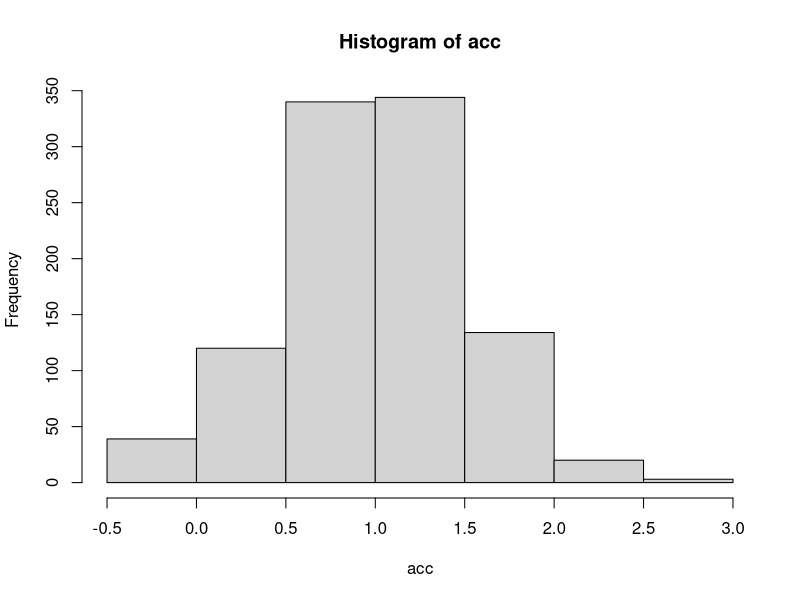

Write R code to recreate this figure.
# Rejection Sampling, Song Liu (song.liu@bristol.ac.uk)
# The following code is for educational purpose only. All rights reserved. 

# number of simulations we want from the distribution. 
n_max = 1000

# density function of the distribution we would like to simulate
pdf <- function(x){
  # your density function does not have to be normalized. 
  return(exp(-(x-1)^2/.5))
}

# a vector, storing all accepted samples. 
acc <- c()
# number of accepted samples
n <- 0
# M, a constant required for rejection sampling. 
M <- 200
while(n < n_max){
  # draw a sample from uniform distribution
  u <- runif(1)
  # draw a sample from standard normal dist. 
  x <- rnorm(1)
  
  # check, do we accept or reject? 
  if(pdf(x)/dnorm(x)/M > u){
    # if accept, we save it to the acc vector
    # acc vector will grow automatically. 
    n <- n+1
    acc[n] <- x
  }
}

# visualize our simulation using histogram
hist(acc)